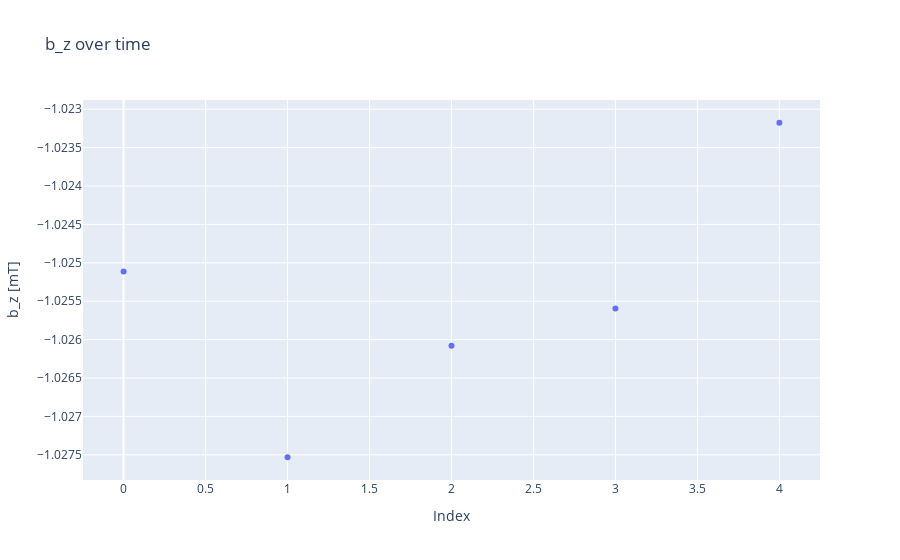

Here is the notebook cell this chart was saved with:
### Code cell
measuredbz = go.Scatter(x=index, y=bz7, mode='markers')
layoutbz = go.Layout(title='b_z over time')
figbz = go.Figure(data=[measuredbz], layout=layoutbz)
figbz.update_yaxes(scaleanchor='y')
figbz.update_layout(
    xaxis_title="Index",
    yaxis_title="b_z [mT]"
)
figbz.show()

### Figure 1 — Plotly figure (JSON) as saved in the notebook; plotly's stock layout.template omitted (floating-point values rounded to 4 significant figures)
{"data": [{"mode": "markers", "type": "scatter", "x": [0, 1, 2, 3, 4], "y": [-1.025, -1.028, -1.026, -1.026, -1.023]}], "layout": {"title": {"text": "b_z over time"}, "xaxis": {"title": {"text": "Index"}}, "yaxis": {"scaleanchor": "y", "title": {"text": "b_z [mT]"}}}}
